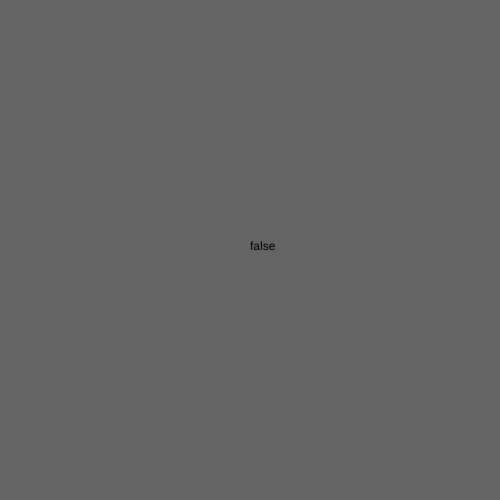
Frame 1 (no input)
Frame 60 (no input): identical to frame 1, image omitted
Frame 120 (the mouse pressed at the canvas centre since frame 60): blank canvas, image omitted

The p5.js sketch that drew this single still picture (run headless with seeded random() and noise() and a simulated clock; from frame 60 on, the mouse is pressed at the canvas centre):

// p5.js sketch
// ── sketch.js

function setup() {
  createCanvas(500, 500);

}
/**
 *  En este ejemplo vemos como utilizar mouseIsPressed para pintar el fondo del canvas
 */
function draw() {

  if(mouseIsPressed){
    let colorFondoR = random(255);
    let colorFondoG = random(255);
    let colorFondoB = random(255);

    background(colorFondoR, colorFondoG,colorFondoB);
  }else{
    background(100)
  }

  text(mouseIsPressed,250,250);
}
